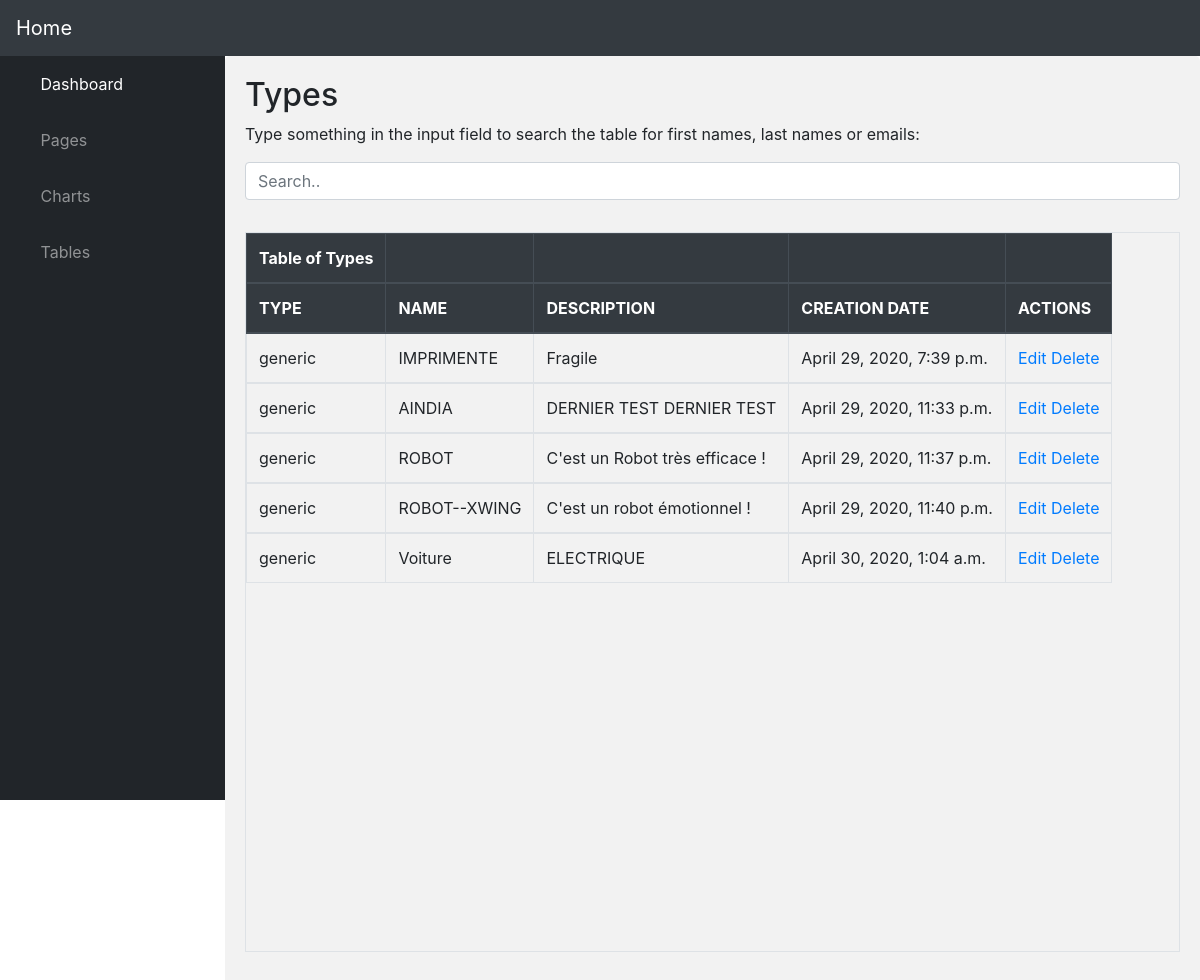
Before: /showType with the older database file.
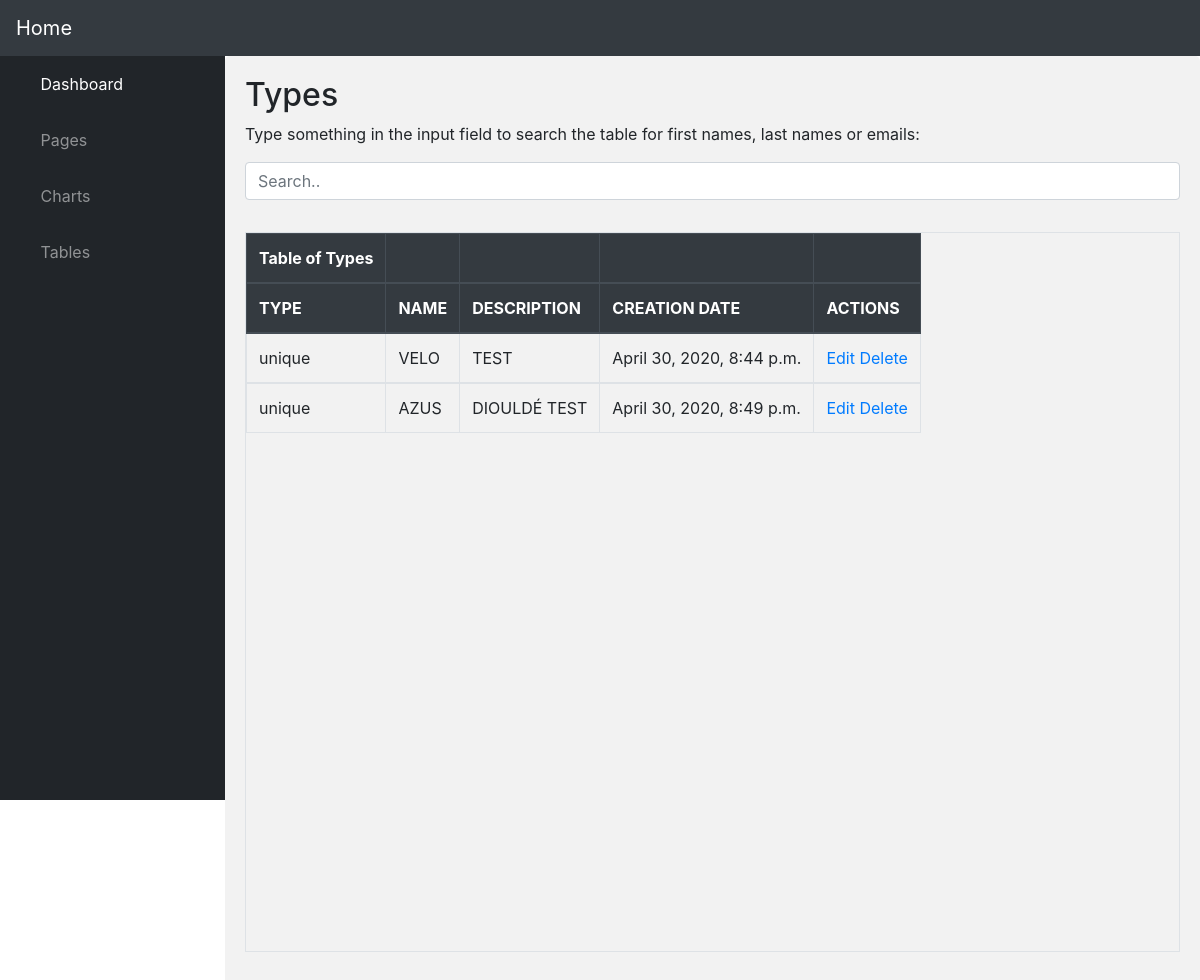
After: the same page with the newer database file.
### siteWeb/models.py (models this page shows, shortened)
class Type(models.Model):
    TYPE_GENERIC = 'generic'
    TYPE_UNIQUE = 'unique'
    TYPE_CHOICES = (
        (TYPE_GENERIC, 'generic'),
        (TYPE_UNIQUE, 'unique'),
    )
    material_type = models.CharField(max_length=250, choices=TYPE_CHOICES, default=TYPE_GENERIC)
    name_type = models.CharField(max_length=250)
    description = models.TextField(blank=True)
    creation_date_type = models.DateTimeField(auto_now_add=True)

### siteWeb/views.py (the view)
# urls.py: path('showType', views.showType, name='showType'),
def showType(request):
    type_liste = Type.objects.all()
    return render(request, 'siteWeb/showType.html', {'types': type_liste})

### siteWeb/templates/siteWeb/showType.html (shortened to what this page needs)
{% include "siteWeb/includes/dashboard.html" %}
{% load crispy_forms_tags %}
{% load static %}
{% block content %}
<head>
</head>
<div class="container">
    <h2>Types</h2>
  <p>Type something in the input field to search the table for first names, last names or emails:</p>
  <input class="form-control" id="myInput" type="text" placeholder="Search..">
  <br>
<div id="wrapper">
    <table class="table table-bordered responsive" style="height:90vh">
        <thead class="thead-dark">
            <tr>
                <th scope="col">Table of Types</th>
                <th></th>
                <th></th>
                <th></th>
                <th></th>
            </tr>
        </thead>
        <thead class="thead-dark">
            <tr>
                <th scope="col">TYPE</th>
                <th scope="col">NAME</th>
                <th scope="col">DESCRIPTION</th>
                <th scope="col">CREATION DATE</th>
                <th scope="col">ACTIONS</th>
            </tr>
        </thead>
        {% for type in types %}
        <tbody id="myTable">
        <tr>
            <td>{{type.material_type}}</td>
            <td>{{type.name_type}}</td>
            <td>{{type.description}}</td>
            <td>{{type.creation_date_type}}</td>
            <td>
                <a href="/editType/{{type.id}}"><span>Edit</span></a>
                <a href="/deleteType/{{type.id}}">Delete</a>
            </td>
        </tr>
        </tbody>
        {% endfor %}
    </table>
</div>
{% endblock %}

Changed rows visible on the page:
removed Type: material_type "generic", name_type "IMPRIMENTE", description "Fragile", creation_date_type "April 29, 2020, 7:39 p.m."
removed Type: material_type "generic", name_type "AINDIA", description "DERNIER TEST DERNIER TEST", creation_date_type "April 29, 2020, 11:33 p.m."
removed Type: material_type "generic", name_type "ROBOT", description "C'est un Robot très efficace !", creation_date_type "April 29, 2020, 11:37 p.m."
removed Type: material_type "generic", name_type "ROBOT--XWING", description "C'est un robot émotionnel !", creation_date_type "April 29, 2020, 11:40 p.m."
removed Type: material_type "generic", name_type "Voiture", description "ELECTRIQUE", creation_date_type "April 30, 2020, 1:04 a.m."
added Type: material_type "unique", name_type "VELO", description "TEST", creation_date_type "April 30, 2020, 8:44 p.m."
added Type: material_type "unique", name_type "AZUS", description "DIOULDÉ TEST", creation_date_type "April 30, 2020, 8:49 p.m."
